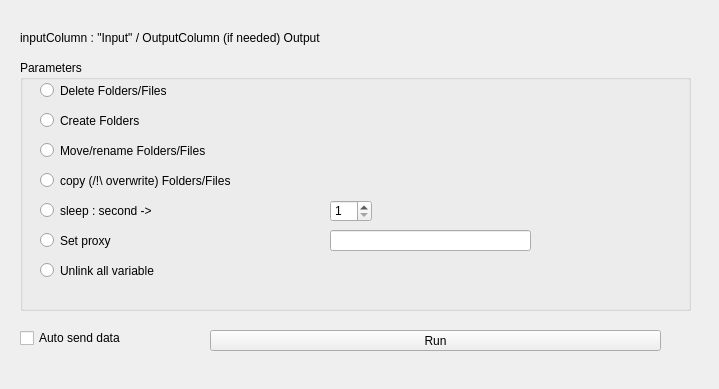
<?xml version="1.0" encoding="UTF-8"?>
<ui version="4.0">
 <class>Form</class>
 <widget class="QWidget" name="Form">
  <property name="geometry">
   <rect>
    <x>0</x>
    <y>0</y>
    <width>719</width>
    <height>389</height>
   </rect>
  </property>
  <property name="windowTitle">
   <string>Form</string>
  </property>
  <widget class="QPushButton" name="pushButton">
   <property name="geometry">
    <rect>
     <x>210</x>
     <y>330</y>
     <width>451</width>
     <height>21</height>
    </rect>
   </property>
   <property name="text">
    <string>Run</string>
   </property>
  </widget>
  <widget class="QGroupBox" name="groupBox">
   <property name="geometry">
    <rect>
     <x>20</x>
     <y>60</y>
     <width>671</width>
     <height>251</height>
    </rect>
   </property>
   <property name="title">
    <string>Parameters</string>
   </property>
   <widget class="QRadioButton" name="radioButton_deleteFoldersFiles">
    <property name="geometry">
     <rect>
      <x>20</x>
      <y>20</y>
      <width>501</width>
      <height>21</height>
     </rect>
    </property>
    <property name="text">
     <string>Delete Folders/Files</string>
    </property>
   </widget>
   <widget class="QRadioButton" name="radioButton_createFolders">
    <property name="geometry">
     <rect>
      <x>20</x>
      <y>50</y>
      <width>431</width>
      <height>21</height>
     </rect>
    </property>
    <property name="text">
     <string>Create Folders</string>
    </property>
   </widget>
   <widget class="QRadioButton" name="radioButton_moveRenamme">
    <property name="geometry">
     <rect>
      <x>20</x>
      <y>80</y>
      <width>401</width>
      <height>21</height>
     </rect>
    </property>
    <property name="text">
     <string>Move/rename Folders/Files</string>
    </property>
   </widget>
   <widget class="QRadioButton" name="radioButton_copy">
    <property name="geometry">
     <rect>
      <x>20</x>
      <y>110</y>
      <width>361</width>
      <height>21</height>
     </rect>
    </property>
    <property name="text">
     <string>copy (/!\ overwrite) Folders/Files</string>
    </property>
   </widget>
   <widget class="QRadioButton" name="radioButton_sleep">
    <property name="geometry">
     <rect>
      <x>20</x>
      <y>140</y>
      <width>271</width>
      <height>21</height>
     </rect>
    </property>
    <property name="text">
     <string>sleep : second -&gt;</string>
    </property>
   </widget>
   <widget class="QSpinBox" name="spinBox">
    <property name="geometry">
     <rect>
      <x>310</x>
      <y>140</y>
      <width>42</width>
      <height>22</height>
     </rect>
    </property>
    <property name="minimum">
     <number>1</number>
    </property>
   </widget>
   <widget class="QRadioButton" name="radioButton_setProxy">
    <property name="geometry">
     <rect>
      <x>20</x>
      <y>170</y>
      <width>271</width>
      <height>21</height>
     </rect>
    </property>
    <property name="text">
     <string>Set proxy</string>
    </property>
   </widget>
   <widget class="QLineEdit" name="lineEdit">
    <property name="geometry">
     <rect>
      <x>310</x>
      <y>170</y>
      <width>201</width>
      <height>21</height>
     </rect>
    </property>
   </widget>
   <widget class="QRadioButton" name="radioButton_unlink_all_variable">
    <property name="geometry">
     <rect>
      <x>20</x>
      <y>200</y>
      <width>271</width>
      <height>21</height>
     </rect>
    </property>
    <property name="text">
     <string>Unlink all variable</string>
    </property>
   </widget>
  </widget>
  <widget class="QLabel" name="label_window_title">
   <property name="geometry">
    <rect>
     <x>20</x>
     <y>30</y>
     <width>661</width>
     <height>16</height>
    </rect>
   </property>
   <property name="text">
    <string>inputColumn : &quot;Input&quot; / OutputColumn (if needed) Output</string>
   </property>
  </widget>
  <widget class="QCheckBox" name="checkBox_autosend">
   <property name="enabled">
    <bool>true</bool>
   </property>
   <property name="geometry">
    <rect>
     <x>20</x>
     <y>330</y>
     <width>161</width>
     <height>16</height>
    </rect>
   </property>
   <property name="text">
    <string>Auto send data</string>
   </property>
  </widget>
 </widget>
 <resources/>
 <connections/>
</ui>
